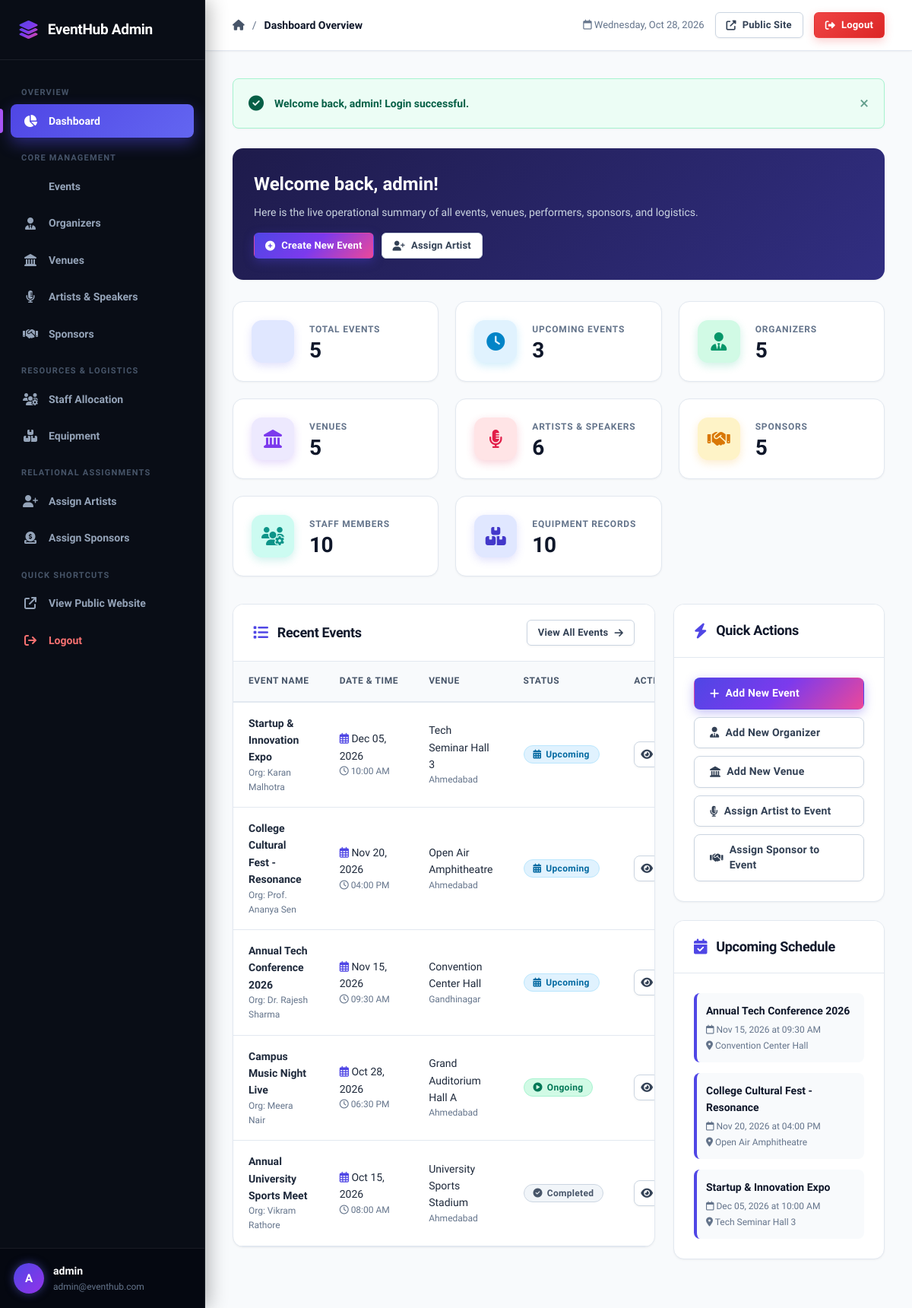
Page /admin/dashboard.php (signed in) on the committed database.
### tables this page shows
CREATE TABLE `event` (
    `event_id` INT AUTO_INCREMENT PRIMARY KEY,
    `event_name` VARCHAR(100) NOT NULL,
    `event_description` TEXT DEFAULT NULL,
    `event_date` DATE NOT NULL,
    `event_time` TIME NOT NULL,
    `organizer_id` INT NOT NULL,
    `venue_id` INT NOT NULL,
    `status` VARCHAR(20) NOT NULL DEFAULT 'Upcoming',
    CONSTRAINT `chk_event_status` CHECK (`status` IN ('Upcoming', 'Ongoing', 'Completed', 'Cancelled')),
    CONSTRAINT `fk_event_organizer` FOREIGN KEY (`organizer_id`) REFERENCES `organizer` (`organizer_id`) ON DELETE RESTRICT ON UPDATE CASCADE,
    CONSTRAINT `fk_event_venue` FOREIGN KEY (`venue_id`) REFERENCES `venue` (`venue_id`) ON DELETE RESTRICT ON UPDATE CASCADE
);

CREATE TABLE `organizer` (
    `organizer_id` INT AUTO_INCREMENT PRIMARY KEY,
    `organizer_name` VARCHAR(100) NOT NULL,
    `email` VARCHAR(100) NOT NULL UNIQUE,
    `phone` VARCHAR(15) NOT NULL UNIQUE,
    `organization` VARCHAR(100) DEFAULT NULL
);

CREATE TABLE `venue` (
    `venue_id` INT AUTO_INCREMENT PRIMARY KEY,
    `venue_name` VARCHAR(100) NOT NULL,
    `address` VARCHAR(200) NOT NULL,
    `city` VARCHAR(50) NOT NULL,
    `capacity` INT NOT NULL,
    CONSTRAINT `chk_venue_capacity` CHECK (`capacity` > 0)
);

### admin/dashboard.php (the view, shortened to what this page needs)
<?php
require_once __DIR__ . '/../includes/auth.php';
try {
    $totalEvents = (int)$pdo->query("SELECT COUNT(*) FROM event")->fetchColumn();
    $totalOrganizers = (int)$pdo->query("SELECT COUNT(*) FROM organizer")->fetchColumn();
    $totalVenues = (int)$pdo->query("SELECT COUNT(*) FROM venue")->fetchColumn();
    $totalArtists = (int)$pdo->query("SELECT COUNT(*) FROM artist")->fetchColumn();
    $totalSponsors = (int)$pdo->query("SELECT COUNT(*) FROM sponsor")->fetchColumn();
    $totalStaff = (int)$pdo->query("SELECT COUNT(*) FROM staff")->fetchColumn();
    $totalEquipment = (int)$pdo->query("SELECT COUNT(*) FROM equipment")->fetchColumn();
    $upcomingEventsCount = (int)$pdo->query("SELECT COUNT(*) FROM event WHERE status = 'Upcoming'")->fetchColumn();
    $recentEventsStmt = $pdo->query("
        SELECT e.*, o.organizer_name, v.venue_name, v.city
        FROM event e
        LEFT JOIN organizer o ON e.organizer_id = o.organizer_id
        LEFT JOIN venue v ON e.venue_id = v.venue_id
        ORDER BY e.event_date DESC, e.event_time DESC
        LIMIT 6
    ");
    $recentEvents = $recentEventsStmt->fetchAll();
    $upcomingEventsStmt = $pdo->query("
        SELECT e.*, v.venue_name, v.city
        FROM event e
        LEFT JOIN venue v ON e.venue_id = v.venue_id
        WHERE e.status = 'Upcoming'
        ORDER BY e.event_date ASC
        LIMIT 4
    ");
    $upcomingEvents = $upcomingEventsStmt->fetchAll();
} catch (PDOException $e) {
    die("Database error loading dashboard: " . htmlspecialchars($e->getMessage()));
}
require_once __DIR__ . '/../includes/admin_header.php';
?>
<div style="background: linear-gradient(135deg, #1e1b4b 0%, #312e81 100%); color: #ffffff; padding: 28px; border-radius: var(--radius-md); margin-bottom: 28px; box-shadow: var(--shadow-sm); display: flex; justify-content: space-between; align-items: center; flex-wrap: wrap; gap: 16px;">
    <div>
        <h2 style="font-size: 24px; font-weight: 800; margin-bottom: 6px;">
            Welcome back, <?= sanitize($_SESSION['admin_username'] ?? 'Administrator') ?>!
        </h2>
        <p style="color: #cbd5e1; font-size: 14px;">
            Here is the live operational summary of all events, venues, performers, sponsors, and logistics.
        </p>
    </div>
    <div style="display: flex; gap: 10px; flex-wrap: wrap;">
        <a href="<?= url('admin/events/add.php') ?>" class="btn btn-primary btn-sm">
            <i class="fas fa-plus-circle"></i> Create New Event
        </a>
        <a href="<?= url('admin/assignments/event_artists.php') ?>" class="btn btn-secondary btn-sm">
            <i class="fas fa-user-plus"></i> Assign Artist
        </a>
    </div>
</div>
<div class="stats-grid">
    <div class="stat-card">
        <div class="stat-icon indigo">
        </div>
        <div class="stat-details">
            <div class="stat-title">Total Events</div>
            <div class="stat-value"><?= $totalEvents ?></div>
        </div>
    </div>
    <div class="stat-card">
        <div class="stat-icon blue">
            <i class="fas fa-clock"></i>
        </div>
        <div class="stat-details">
            <div class="stat-title">Upcoming Events</div>
            <div class="stat-value"><?= $upcomingEventsCount ?></div>
        </div>
    </div>
    <div class="stat-card">
        <div class="stat-icon green">
            <i class="fas fa-user-tie"></i>
        </div>
        <div class="stat-details">
            <div class="stat-title">Organizers</div>
            <div class="stat-value"><?= $totalOrganizers ?></div>
        </div>
    </div>
    <div class="stat-card">
        <div class="stat-icon purple">
            <i class="fas fa-landmark"></i>
        </div>
        <div class="stat-details">
            <div class="stat-title">Venues</div>
            <div class="stat-value"><?= $totalVenues ?></div>
        </div>
    </div>
    <div class="stat-card">
        <div class="stat-icon rose">
            <i class="fas fa-microphone-lines"></i>
        </div>
        <div class="stat-details">
            <div class="stat-title">Artists & Speakers</div>
            <div class="stat-value"><?= $totalArtists ?></div>
        </div>
    </div>
    <div class="stat-card">
        <div class="stat-icon amber">
            <i class="fas fa-handshake"></i>
        </div>
        <div class="stat-details">
            <div class="stat-title">Sponsors</div>
            <div class="stat-value"><?= $totalSponsors ?></div>
        </div>
    </div>
    <div class="stat-card">
        <div class="stat-icon teal">
            <i class="fas fa-users-gear"></i>
        </div>
        <div class="stat-details">
            <div class="stat-title">Staff Members</div>
            <div class="stat-value"><?= $totalStaff ?></div>
        </div>
    </div>
    <div class="stat-card">
        <div class="stat-icon indigo">
            <i class="fas fa-boxes-stacked"></i>
        </div>
        <div class="stat-details">
            <div class="stat-title">Equipment Records</div>
            <div class="stat-value"><?= $totalEquipment ?></div>
        </div>
    </div>
</div>
<div style="display: grid; grid-template-columns: 2fr 1fr; gap: 24px; align-items: start;">
    <div class="card">
        <div class="card-header">
            <div class="card-title">
                <i class="fas fa-list"></i> Recent Events
            </div>
            <a href="<?= url('admin/events/index.php') ?>" class="btn btn-secondary btn-sm">
                View All Events <i class="fas fa-arrow-right"></i>
            </a>
        </div>
        <div class="card-body" style="padding: 0;">
            <div class="table-responsive">
                <table class="data-table">
                    <thead>
                        <tr>
                            <th>Event Name</th>
                            <th>Date & Time</th>
                            <th>Venue</th>
                            <th>Status</th>
                            <th>Actions</th>
                        </tr>
                    </thead>
                    <tbody>
                        <?php if (empty($recentEvents)): ?>
                            <tr>
                                <td colspan="5" style="text-align: center; padding: 30px; color: var(--text-muted);">
                                    No events recorded yet. <a href="<?= url('admin/events/add.php') ?>">Create your first event</a>.
                                </td>
                            </tr>
                        <?php else: ?>
                            <?php foreach ($recentEvents as $ev): ?>
                                <tr>
                                    <td>
                                        <strong><?= sanitize($ev['event_name']) ?></strong>
                                        <div style="font-size: 12px; color: var(--text-muted);">
                                            Org: <?= sanitize($ev['organizer_name'] ?? 'N/A') ?>
                                        </div>
                                    </td>
                                    <td>
                                        <div><i class="far fa-calendar-alt" style="color: var(--primary);"></i> <?= format_date($ev['event_date']) ?></div>
                                        <div style="font-size: 12px; color: var(--text-muted);"><i class="far fa-clock"></i> <?= format_time($ev['event_time']) ?></div>
                                    </td>
                                    <td>
                                        <?= sanitize($ev['venue_name'] ?? 'N/A') ?>
                                        <div style="font-size: 12px; color: var(--text-muted);"><?= sanitize($ev['city'] ?? '') ?></div>
                                    </td>
                                    <td>
                                        <?= status_badge($ev['status']) ?>
                                    </td>
                                    <td>
                                        <div class="actions-cell">
                                            <a href="<?= url('admin/events/view.php?id=' . $ev['event_id']) ?>" class="btn btn-secondary btn-icon" title="View Details">
                                                <i class="fas fa-eye"></i>
                                            </a>
                                        </div>
                                    </td>
                                </tr>
                            <?php endforeach; ?>
                        <?php endif; ?>
                    </tbody>
                </table>
            </div>
        </div>
    </div>
    <div>
        <div class="card" style="margin-bottom: 24px;">
            <div class="card-header">
                <div class="card-title">
                    <i class="fas fa-bolt"></i> Quick Actions
                </div>
            </div>
            <div class="card-body" style="display: flex; flex-direction: column; gap: 10px;">
                <a href="<?= url('admin/events/add.php') ?>" class="btn btn-primary" style="justify-content: flex-start;">
                    <i class="fas fa-plus"></i> Add New Event
                </a>
                <a href="<?= url('admin/organizers/add.php') ?>" class="btn btn-secondary" style="justify-content: flex-start;">
                    <i class="fas fa-user-tie"></i> Add New Organizer
                </a>
                <a href="<?= url('admin/venues/add.php') ?>" class="btn btn-secondary" style="justify-content: flex-start;">
                    <i class="fas fa-landmark"></i> Add New Venue
                </a>
                <a href="<?= url('admin/assignments/event_artists.php') ?>" class="btn btn-secondary" style="justify-content: flex-start;">
                    <i class="fas fa-microphone-lines"></i> Assign Artist to Event
                </a>
                <a href="<?= url('admin/assignments/event_sponsors.php') ?>" class="btn btn-secondary" style="justify-content: flex-start;">
                    <i class="fas fa-handshake"></i> Assign Sponsor to Event
                </a>
            </div>
        </div>
        <div class="card">
            <div class="card-header">
                <div class="card-title">
                    <i class="fas fa-calendar-check"></i> Upcoming Schedule
                </div>
            </div>
            <div class="card-body">
                <?php if (empty($upcomingEvents)): ?>
                    <p style="color: var(--text-muted); font-size: 14px;">No upcoming events scheduled.</p>
                <?php else: ?>
                    <div style="display: flex; flex-direction: column; gap: 14px;">
                        <?php foreach ($upcomingEvents as $ue): ?>
                            <div style="padding: 12px; background: #f8fafc; border-radius: var(--radius-sm); border-left: 4px solid var(--primary);">
                                <div style="font-weight: 700; font-size: 14px; color: var(--text-main);">
                                    <?= sanitize($ue['event_name']) ?>
                                </div>
                                <div style="font-size: 12px; color: var(--text-muted); margin-top: 4px;">
                                    <i class="far fa-calendar"></i> <?= format_date($ue['event_date']) ?> at <?= format_time($ue['event_time']) ?>
                                </div>
                                <div style="font-size: 12px; color: var(--text-muted); margin-top: 2px;">
                                    <i class="fas fa-location-dot"></i> <?= sanitize($ue['venue_name'] ?? 'TBD') ?>
                                </div>
                            </div>
                        <?php endforeach; ?>
                    </div>
                <?php endif; ?>
            </div>
        </div>
    </div>
</div>
<?php require_once __DIR__ . '/../includes/admin_footer.php'; ?>

### includes/functions.php (shortened to what this page needs)
<?php
function sanitize($data) {
    return htmlspecialchars(trim((string)$data), ENT_QUOTES, 'UTF-8');
}
function format_date($dateStr) {
    $timestamp = strtotime($dateStr);
    return date('M d, Y', $timestamp);
}
function format_time($timeStr) {
    $timestamp = strtotime($timeStr);
    return date('h:i A', $timestamp);
}
function status_badge($status) {
    $status = trim((string)$status);
    switch ($status) {
        case 'Upcoming':
            return '<span class="badge badge-info"><i class="fas fa-calendar-alt"></i> Upcoming</span>';
        case 'Ongoing':
            return '<span class="badge badge-success"><i class="fas fa-play-circle"></i> Ongoing</span>';
        case 'Completed':
            return '<span class="badge badge-secondary"><i class="fas fa-check-circle"></i> Completed</span>';
    }
}
function display_flash() {
    if (isset($_SESSION['flash_message'])) {
        $flash = $_SESSION['flash_message'];
        $type = sanitize($flash['type']);
        $message = sanitize($flash['message']);
        $icon = 'fa-info-circle';
        if ($type === 'success') $icon = 'fa-check-circle';
        echo "
        <div class='alert alert-{$type}' id='flashAlert'>
            <div class='alert-icon'><i class='fas {$icon}'></i></div>
            <div class='alert-content'>{$message}</div>
            <button type='button' class='alert-close' onclick=\"this.parentElement.style.display='none'\">&times;</button>
        </div>
        ";
    }
}
function url($path = '') {
    $path = ltrim($path, '/');
    return BASE_URL . '/' . $path;
}

### rows in the picture
event: event_name "Startup & Innovation Expo", organizer.organizer_name "Karan Malhotra", event_date "Dec 05, 2026", event_time "10:00 AM", venue.venue_name "Tech Seminar Hall 3", venue.city "Ahmedabad", status "Upcoming" (drawn)
event: event_name "College Cultural Fest - Resonance", organizer.organizer_name "Prof. Ananya Sen", event_date "Nov 20, 2026", event_time "04:00 PM", venue.venue_name "Open Air Amphitheatre", venue.city "Ahmedabad", status "Upcoming" (drawn)
event: event_name "Annual Tech Conference 2026", organizer.organizer_name "Dr. Rajesh Sharma", event_date "Nov 15, 2026", event_time "09:30 AM", venue.venue_name "Convention Center Hall", venue.city "Gandhinagar", status "Upcoming" (drawn)
event: event_name "Campus Music Night Live", organizer.organizer_name "Meera Nair", event_date "Oct 28, 2026", event_time "06:30 PM", venue.venue_name "Grand Auditorium Hall A", venue.city "Ahmedabad", status "Ongoing" (drawn)
event: event_name "Annual University Sports Meet", organizer.organizer_name "Vikram Rathore", event_date "Oct 15, 2026", event_time "08:00 AM", venue.venue_name "University Sports Stadium", venue.city "Ahmedabad", status "Completed" (drawn)

### other values in the picture
substr($_SESSION['admin_username'] ?? 'A', 0, 1) "A"
$_SESSION['admin_username'] "admin"
$_SESSION['admin_email'] "admin@eventhub.com"
$pageTitle "Dashboard Overview"
$message "Welcome back, admin! Login successful."
$totalEvents "5"
$upcomingEventsCount "3"
$totalOrganizers "5"
$totalVenues "5"
$totalArtists "6"
$totalSponsors "5"
$totalStaff "10"
$totalEquipment "10"
